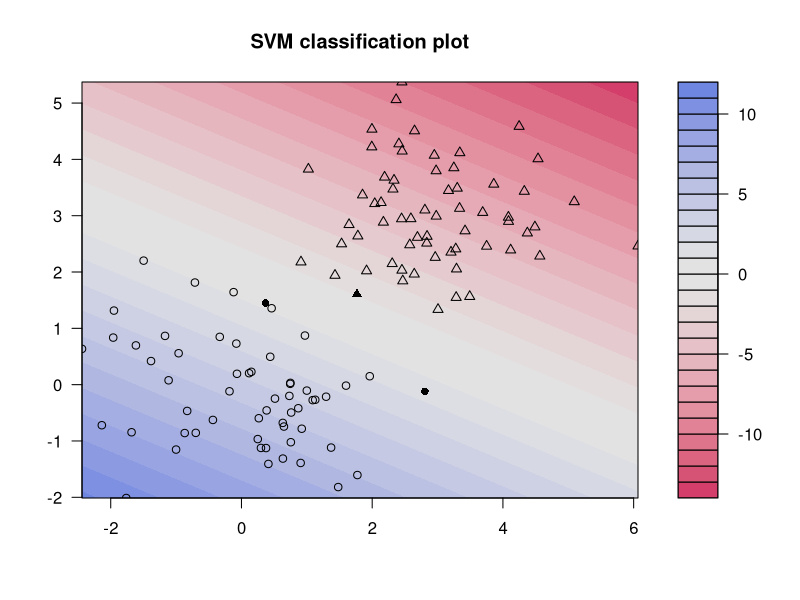

Source code (R):
require(kernlab)

n <- 150 # number of data points
p <- 2 # dimension

sigma <- 1 # variance of the distribution
meanpos <- 0 # centre of the distribution of positive examples
meanneg <- 3 # centre of the distribution of negative examples
npos <- round(n/2) # number of positive examples
nneg <- n-npos # number of negative examples

# Generate the positive and negative examples
xpos <- matrix(rnorm(npos*p,mean=meanpos, sd=sigma), npos, p)
xneg <- matrix(rnorm(nneg*p,mean=meanneg, sd=sigma), npos ,p)
x <- rbind(xpos, xneg)
# Generate the labels
y <- matrix(c(rep(1, npos), rep(-1, nneg)))


## Prepare a training and a test set ##
ntrain <- round(n*0.8) # number of training examples
tindex <- sample(n,ntrain) # indices of training samples
xtrain <- x[tindex,]
xtest <- x[-tindex,]
ytrain <- y[tindex]
istest <- y[-tindex]
istrain=rep(0, n)
istrain[tindex]=1

# train the SVM
model <- ksvm(xtrain,
              ytrain,
              type="C-svc",
              kernel="vanilladot",
              C=100, # margin param C
              scaled=c()
         )

# Look and understand what model contains
# General summary
print(model)

# Attributes that you can access
attributes(model)

# For example, the support vectors
alpha(model)
alphaindex(model)
b(model)

# Use the built-in function to pretty-plot the classifier
plot(model,data=xtrain)
